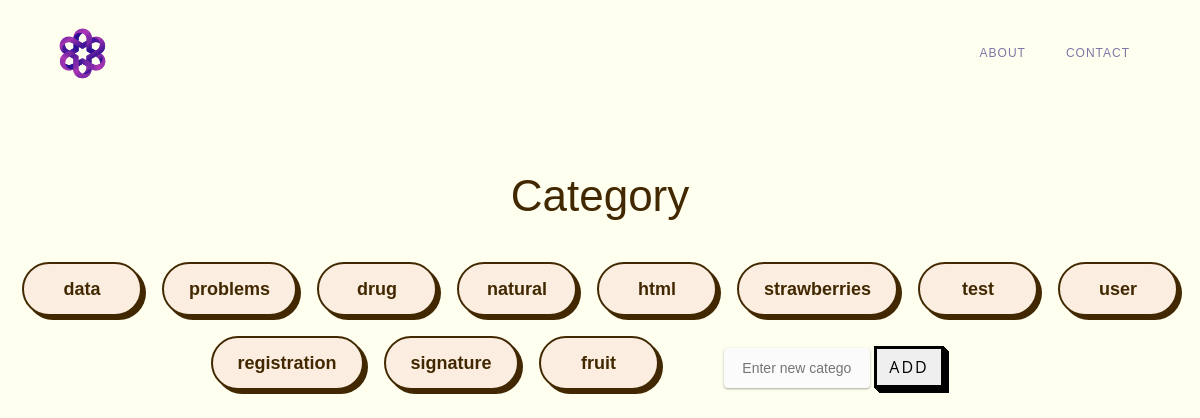
The page /category/ (signed in) on the database as committed earlier.
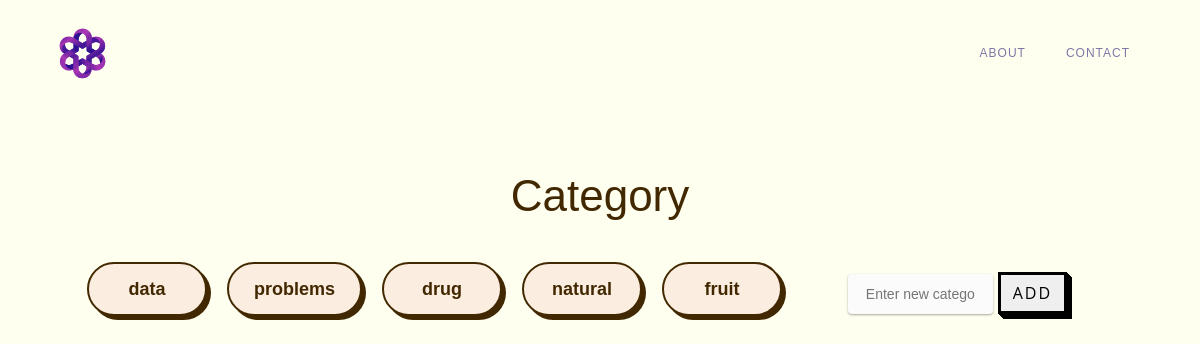
The same page on the database as committed later.
### user/models.py (models this page shows)
class UserCategory(models.Model):
    inserted_category=models.CharField(max_length=32)
    user_id=models.ForeignKey(User,on_delete=models.SET_NULL, null=True)

### main/views.py (the view, shortened to what this page needs)
# urls.py: path('category/',views.category,name="category"),
def category(request):
    while answer_list:
        fullanswer_str=answer_list.popleft()
        question_str=question_list.popleft()
        add_contents(request,fullanswer_str,question_str)
    userCategories=UserCategory.objects.filter(user_id__username=request.user.username)
    context={'userCategories':userCategories}
    return render(request,"main/category.html",context=context)

### main/templates/main/category.html (shortened to what this page needs)
{% load static %}
<!DOCTYPE html>
<html>
<head>
  <link href="{% static 'css/styles.css' %}" rel="stylesheet" type="text/css" />
</head>
<body>
    <div data-collapse="medium" data-animation="default" data-duration="400" data-easing="ease" data-easing2="ease"
    role="banner" class="navigation w-nav">
    <div class="navigation-items"><a href="/" class="logo-link w-nav-brand"><img src="{% static 'img/logo.png' %}"
            width="65" alt="" class="logo-image" /></a>
    </div>
    <div class="navigation-wrap">
    <a href="/about/" class="navigation-item w-nav-link">About</a>
    <a href="/contact/"class="navigation-item w-nav-link">Contact</a>
    </div>
    </div>
  <div class="section">
    <div class="container cc-heading-wrap">
      <h1 class="heading-5">Category</h1>
      <div class="store-categories-wrap">
          <div class="collection-wrap">
            {%for category in userCategories %}
            <button class="button-74" role="button"
              onclick="location.href='/category/{{category.pk}}/'">{{category.inserted_category}}</button>
            {%endfor%}
          <form id="add-category-form" method="post" action="{% url 'category' %}" style="padding: 20px;">
            <input type="text" id="new-keyword-input" class="input-54" name="new_category" placeholder="Enter new category">
            <button type="submit" class="button-54">Add</button>
        </form>
          </div>
      </div>
    </div>
  </div>
</body>
</html>

Rows that differ between the two databases and show on the page:
removed UserCategory: inserted_category "html"
removed UserCategory: inserted_category "strawberries"
removed UserCategory: inserted_category "test"
removed UserCategory: inserted_category "user"
removed UserCategory: inserted_category "registration"
removed UserCategory: inserted_category "signature"
